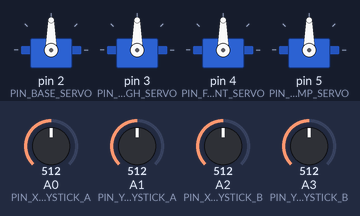
Recording of a program running on a simulated Arduino Nano Every. On the bench: 4 × servo. The test bench sets the inputs (shaded band); at power-on: A0 (PIN_X_JOYSTICK_A) = 512, A1 (PIN_Y_JOYSTICK_A) = 512, A2 (PIN_X_JOYSTICK_B) = 512, A3 (PIN_Y_JOYSTICK_B) = 512.

Above: at 1.2 s.
1.3 s: A0 (PIN_X_JOYSTICK_A) set to 605
2.8 s: A0 (PIN_X_JOYSTICK_A) set to 629
At 3.39 s:
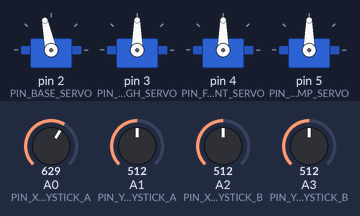
At 4.3 s:
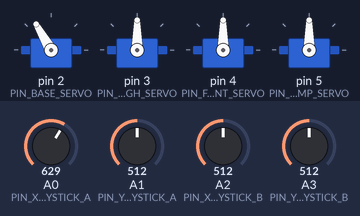
5.8 s: A1 (PIN_Y_JOYSTICK_A) set to 595
8.8 s: A1 (PIN_Y_JOYSTICK_A) set to 624
At 10.6 s:
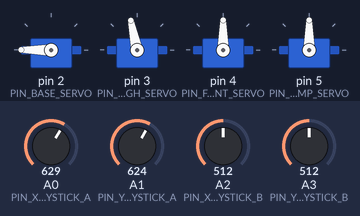
11.8 s: A2 (PIN_X_JOYSTICK_B) set to 606
13.3 s: A2 (PIN_X_JOYSTICK_B) set to 620
At 17.1 s:
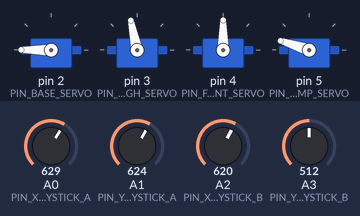
Timing chart, 0 to 17.3 s (numbered marks = the images above; inputs shaded):
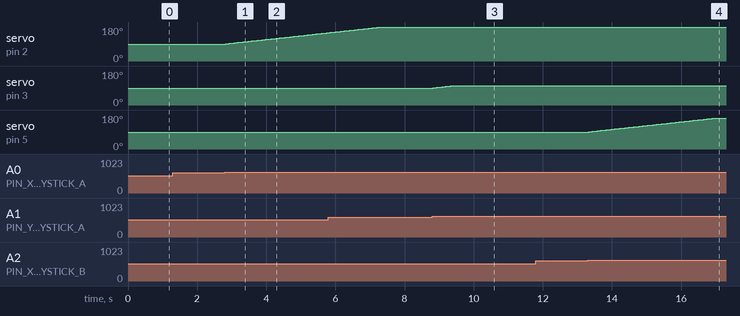

The program:

main.cpp
```cpp
/**
 * @file main.cpp
 * @author Louis L
 * @brief Fichier principal du bras robotisé (contrôle avec les joysticks).
 * @version 1.0
 * @date 2023-06-23
 */

// Ajout des bibliothèques au programme.
#include <Arduino.h>
#include <Servo.h>

// Autres fichiers du programme.
#include <pinDefinitions.hpp>

// Création des 4 servomoteurs du bras robotisé.
Servo baseServo;
Servo heighServo;
Servo frontServo;
Servo clampServo;

// Variables globales.
int XJoystickAHome;
int YJoystickAHome;
int XJoystickBHome;
int YJoystickBHome;

// Création du constructeur qui servira à stocker les angles maximums des servomoteurs.
struct ServoMaxAngle
{
  int minDegree;
  int maxDegree;
};

// Définition des limites d'angle pour les servomoteurs.
const struct ServoMaxAngle baseServoMaxAngle = {0, 180};
const struct ServoMaxAngle heighServoMaxAngle = {0, 100};
const struct ServoMaxAngle frontServoMaxAngle = {0, 160};
const struct ServoMaxAngle clampServoMaxAngle = {20, 100};

void setup()
{

  // Définition des modes des broches des capteurs.
  pinMode(PIN_X_JOYSTICK_A, INPUT);
  pinMode(PIN_Y_JOYSTICK_A, INPUT);
  pinMode(PIN_X_JOYSTICK_B, INPUT);
  pinMode(PIN_Y_JOYSTICK_B, INPUT);

  // Définition de la position initiale des joysticks.
  XJoystickAHome = analogRead(PIN_X_JOYSTICK_A);
  YJoystickAHome = analogRead(PIN_Y_JOYSTICK_A);
  XJoystickBHome = analogRead(PIN_X_JOYSTICK_B);
  YJoystickBHome = analogRead(PIN_Y_JOYSTICK_B);

  // Initialisation des servomoteurs.
  baseServo.attach(PIN_BASE_SERVO);
  heighServo.attach(PIN_HEIGH_SERVO);
  frontServo.attach(PIN_FRONT_SERVO);
  clampServo.attach(PIN_CLAMP_SERVO);
}

// Fonction de mouvement d'un servomoteur en fonction du mouvement d'un joystick.
void moveServo(Servo &servo, int joystickHome, int joystickPos, struct ServoMaxAngle maxAngle)
{
  // On vérifie que le joystick a bien bougé.
  if (joystickHome == joystickPos)
  {
    return;
  }

  // Mise en place des variables
  int action = 0;
  float speed = 0;

  // On vérifie dans quel sens le joystick a été orienté, ainsi que sa force.
  if (joystickPos < (joystickHome - 100))
  {
    speed = (joystickHome - joystickPos) / 100;

    if (maxAngle.minDegree <= (servo.read() - speed))
    {
      action = -1;
    }
  }

  else if (joystickPos > (joystickHome + 100))
  {
    speed = (joystickPos - joystickHome) / 100;

    if (maxAngle.maxDegree >= (servo.read() - speed))
    {
      action = 1;
    }
  }

  // Si le mouvement n'a pas été assez fort ou que le servomoteur est déjà en bout de course, on ne produit pas de mouvement.
  if (action == 0)
  {
    return;
  }

  // On effectue le déplacement.
  servo.write(servo.read() + (speed * action));
}

void loop()
{
  // Récupération de l'état des joysticks.
  int XJoystickAPos = analogRead(PIN_X_JOYSTICK_A);
  int YJoystickAPos = analogRead(PIN_Y_JOYSTICK_A);
  int XJoystickBPos = analogRead(PIN_X_JOYSTICK_B);
  int YJoystickBPos = analogRead(PIN_Y_JOYSTICK_B);

  // Le joystick qui contrôle le servomoteur "frontServo" doit être inversé.
  YJoystickBPos = 1024 - YJoystickBPos;

  // En fonction de des positions des joysticks, on effectue des mouvements des servomoteurs.
  moveServo(baseServo, XJoystickAHome, XJoystickAPos, baseServoMaxAngle);
  moveServo(heighServo, YJoystickAHome, YJoystickAPos, heighServoMaxAngle);
  moveServo(frontServo, YJoystickBHome, YJoystickBPos, clampServoMaxAngle);
  moveServo(clampServo, XJoystickBHome, XJoystickBPos, frontServoMaxAngle);

  // Le délais permet aux servomoteurs de ne pas se déplacer trop vite, ce qui ferait perdre de la précision à l'utilisateur.
  delay(50);
}
```

pinDefinitions.hpp
```cpp
#ifndef PIN_DEFINITIONS
#define PIN_DEFINITIONS

// Déclaration des broches des capteurs.
#define PIN_X_JOYSTICK_A 14
#define PIN_Y_JOYSTICK_A 15
#define PIN_X_JOYSTICK_B 16
#define PIN_Y_JOYSTICK_B 17

// Déclaration des brockes des actionneurs.
#define PIN_BASE_SERVO 2
#define PIN_HEIGH_SERVO 3
#define PIN_FRONT_SERVO 4
#define PIN_CLAMP_SERVO 5

#endif
```

Measured:
- the behaviour switches between 612 and 613 on A0 (PIN_X_JOYSTICK_A) (found by bisection; images 0 and 1)
- the behaviour switches between 612 and 613 on A1 (PIN_Y_JOYSTICK_A) (found by bisection; images 2 and 3)
- the behaviour switches between 612 and 613 on A2 (PIN_X_JOYSTICK_B) (found by bisection; images 3 and 4)
- after the input at 1.3 s, every drawn part: stays the same
- after the input at 2.8 s, servo on pin 2 (PIN_BASE_SERVO): moves from 90° to 149° over 2.9 s, starting at once
- after the input at 8.8 s, servo on pin 3 (PIN_HEIGH_SERVO): moves from 90° to 102° over 0.56 s, starting at once
- after the input at 11.8 s, every drawn part: stays the same
- after the input at 13.3 s, servo on pin 5 (PIN_CLAMP_SERVO): moves from 90° to 162° over 3.6 s, starting at once
